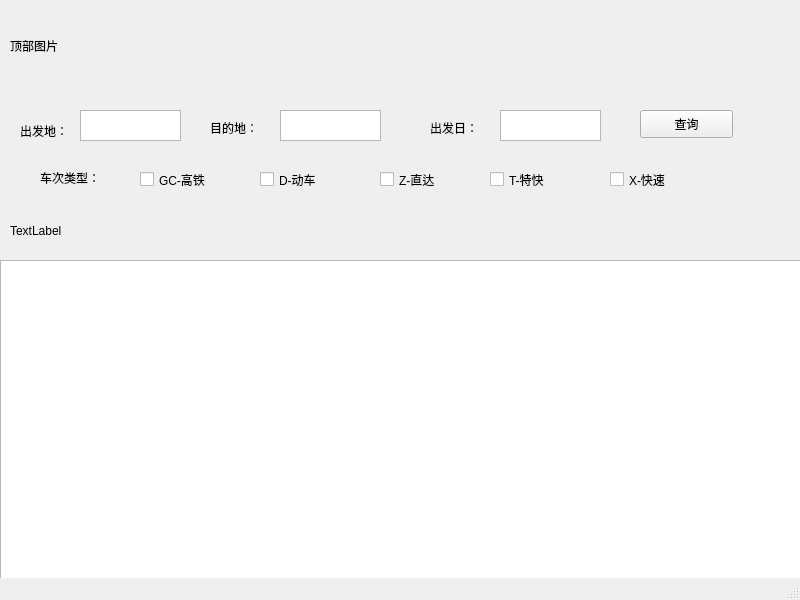
<?xml version="1.0" encoding="UTF-8"?>
<ui version="4.0">
 <class>MainWindow</class>
 <widget class="QMainWindow" name="MainWindow">
  <property name="geometry">
   <rect>
    <x>0</x>
    <y>0</y>
    <width>800</width>
    <height>600</height>
   </rect>
  </property>
  <property name="windowTitle">
   <string>MainWindow</string>
  </property>
  <widget class="QWidget" name="centralwidget">
   <widget class="QLabel" name="label_title_img">
    <property name="geometry">
     <rect>
      <x>10</x>
      <y>10</y>
      <width>781</width>
      <height>71</height>
     </rect>
    </property>
    <property name="text">
     <string>顶部图片</string>
    </property>
   </widget>
   <widget class="QLabel" name="label_train_img">
    <property name="geometry">
     <rect>
      <x>10</x>
      <y>210</y>
      <width>781</width>
      <height>41</height>
     </rect>
    </property>
    <property name="text">
     <string>TextLabel</string>
    </property>
   </widget>
   <widget class="QTableView" name="tableView">
    <property name="geometry">
     <rect>
      <x>0</x>
      <y>260</y>
      <width>801</width>
      <height>321</height>
     </rect>
    </property>
   </widget>
   <widget class="QWidget" name="widget" native="true">
    <property name="geometry">
     <rect>
      <x>0</x>
      <y>100</y>
      <width>791</width>
      <height>61</height>
     </rect>
    </property>
    <widget class="QLabel" name="label">
     <property name="geometry">
      <rect>
       <x>20</x>
       <y>20</y>
       <width>71</width>
       <height>21</height>
      </rect>
     </property>
     <property name="text">
      <string>出发地：</string>
     </property>
    </widget>
    <widget class="QLabel" name="label_2">
     <property name="geometry">
      <rect>
       <x>210</x>
       <y>20</y>
       <width>72</width>
       <height>15</height>
      </rect>
     </property>
     <property name="text">
      <string>目的地：</string>
     </property>
    </widget>
    <widget class="QLabel" name="label_3">
     <property name="geometry">
      <rect>
       <x>430</x>
       <y>20</y>
       <width>72</width>
       <height>15</height>
      </rect>
     </property>
     <property name="text">
      <string>出发日：</string>
     </property>
    </widget>
    <widget class="QPushButton" name="pushButton">
     <property name="geometry">
      <rect>
       <x>640</x>
       <y>10</y>
       <width>93</width>
       <height>28</height>
      </rect>
     </property>
     <property name="text">
      <string>查询</string>
     </property>
    </widget>
    <widget class="QTextEdit" name="textEdit">
     <property name="geometry">
      <rect>
       <x>80</x>
       <y>10</y>
       <width>101</width>
       <height>31</height>
      </rect>
     </property>
    </widget>
    <widget class="QTextEdit" name="textEdit_2">
     <property name="geometry">
      <rect>
       <x>280</x>
       <y>10</y>
       <width>101</width>
       <height>31</height>
      </rect>
     </property>
    </widget>
    <widget class="QTextEdit" name="textEdit_3">
     <property name="geometry">
      <rect>
       <x>500</x>
       <y>10</y>
       <width>101</width>
       <height>31</height>
      </rect>
     </property>
    </widget>
   </widget>
   <widget class="QWidget" name="widget_2" native="true">
    <property name="geometry">
     <rect>
      <x>0</x>
      <y>150</y>
      <width>791</width>
      <height>61</height>
     </rect>
    </property>
    <widget class="QCheckBox" name="checkBox">
     <property name="geometry">
      <rect>
       <x>140</x>
       <y>20</y>
       <width>91</width>
       <height>19</height>
      </rect>
     </property>
     <property name="text">
      <string>GC-高铁</string>
     </property>
    </widget>
    <widget class="QCheckBox" name="checkBox_2">
     <property name="geometry">
      <rect>
       <x>260</x>
       <y>20</y>
       <width>91</width>
       <height>19</height>
      </rect>
     </property>
     <property name="text">
      <string>D-动车</string>
     </property>
    </widget>
    <widget class="QCheckBox" name="checkBox_3">
     <property name="geometry">
      <rect>
       <x>380</x>
       <y>20</y>
       <width>91</width>
       <height>19</height>
      </rect>
     </property>
     <property name="text">
      <string>Z-直达</string>
     </property>
    </widget>
    <widget class="QCheckBox" name="checkBox_4">
     <property name="geometry">
      <rect>
       <x>490</x>
       <y>20</y>
       <width>91</width>
       <height>19</height>
      </rect>
     </property>
     <property name="text">
      <string>T-特快</string>
     </property>
    </widget>
    <widget class="QCheckBox" name="checkBox_5">
     <property name="geometry">
      <rect>
       <x>610</x>
       <y>20</y>
       <width>91</width>
       <height>19</height>
      </rect>
     </property>
     <property name="text">
      <string>X-快速</string>
     </property>
    </widget>
    <widget class="QLabel" name="label_4">
     <property name="geometry">
      <rect>
       <x>40</x>
       <y>20</y>
       <width>72</width>
       <height>15</height>
      </rect>
     </property>
     <property name="text">
      <string>车次类型：</string>
     </property>
    </widget>
   </widget>
  </widget>
  <widget class="QMenuBar" name="menubar">
   <property name="geometry">
    <rect>
     <x>0</x>
     <y>0</y>
     <width>800</width>
     <height>26</height>
    </rect>
   </property>
  </widget>
  <widget class="QStatusBar" name="statusbar"/>
 </widget>
 <resources/>
 <connections>
  <connection>
   <sender>pushButton</sender>
   <signal>clicked()</signal>
   <receiver>pushButton</receiver>
   <slot>click()</slot>
   <hints>
    <hint type="sourcelabel">
     <x>658</x>
     <y>142</y>
    </hint>
    <hint type="destinationlabel">
     <x>719</x>
     <y>148</y>
    </hint>
   </hints>
  </connection>
 </connections>
</ui>
